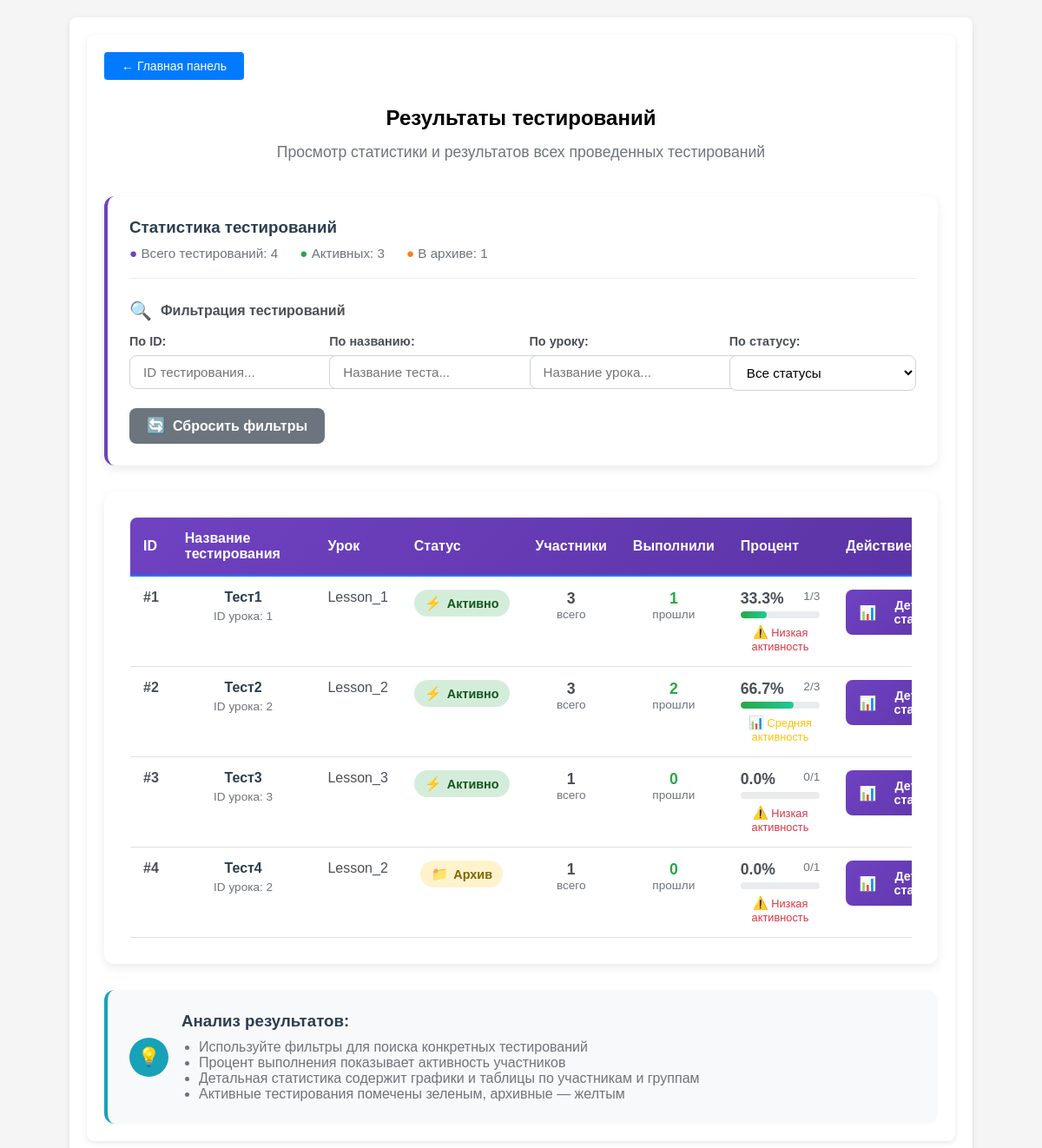
The app's page /dashboard/testing_management/result_list (signed in), older data.
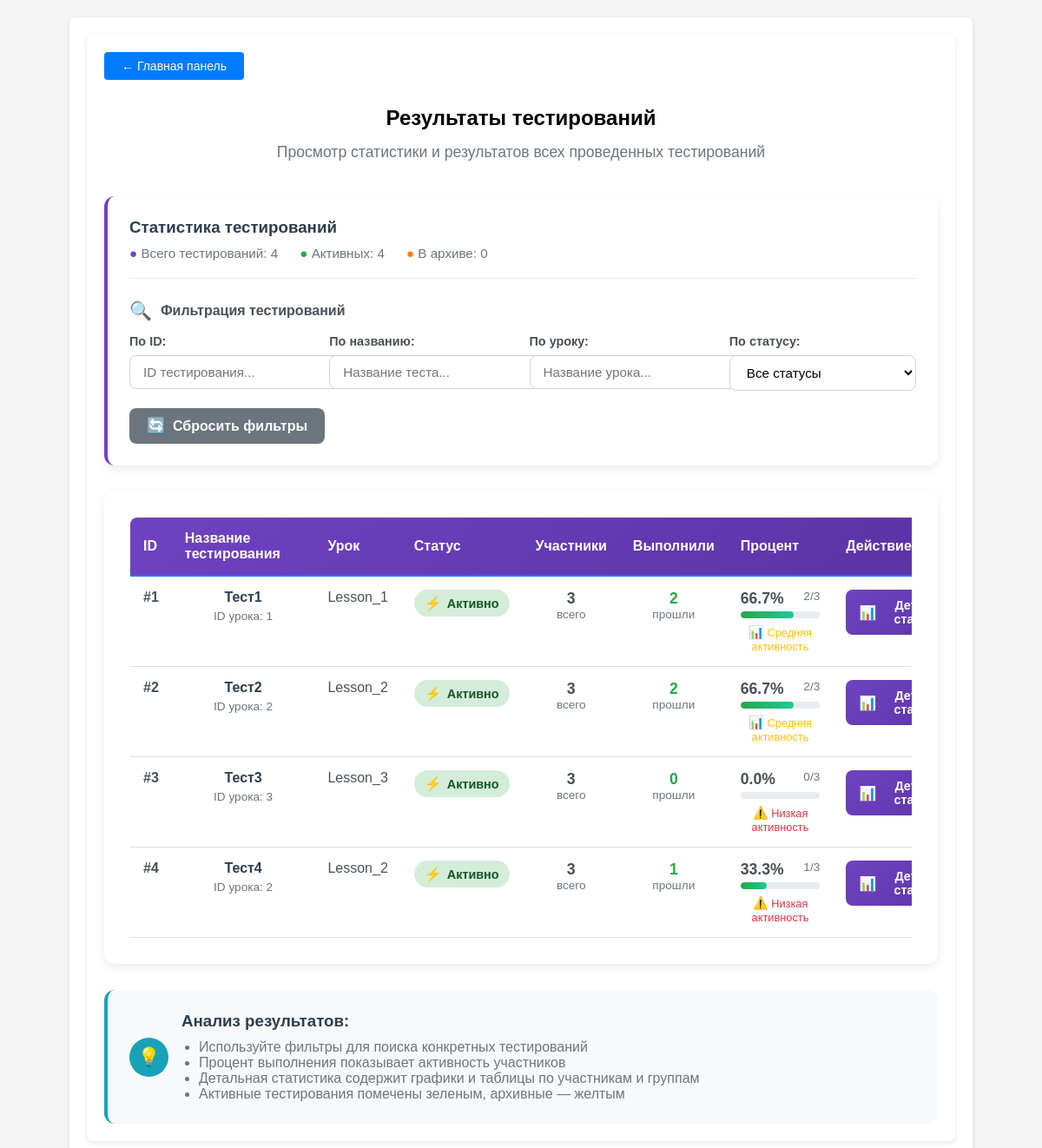
The same page, newer data.
### app.py (models this page shows, shortened)
class Testing(db.Model):
    __tablename__ = 'Testings'
    id = db.Column(db.Integer, primary_key=True)
    name = db.Column(db.String(64), unique=True, nullable=False)
    status = db.Column(db.Boolean, nullable=False)
    lesson_id = db.Column(db.Integer, nullable=False)
    group_id = db.Column(db.JSON, nullable=False)

### app.py (the view)
@app.route('/dashboard/testing_management/result_list')
def result_list():
    if not check_privileges():
        return redirect(url_for('ErAuth'))
    testings = Testing.query.order_by(Testing.id).all()
    lessons = Lesson.query.order_by(Lesson.id).all()
    groups = Group.query.order_by(Group.id).all()
    lessons_dict = {lesson.id: lesson for lesson in lessons}
    groups_dict = {group.id: group for group in groups}
    all_results = Result.query.all()
    test_completed_users = {}
    for result in all_results:
        test_id = result.testing_id
        user_id = result.user_id
        if test_id not in test_completed_users:
            test_completed_users[test_id] = set()
        test_completed_users[test_id].add(user_id)
    for test in testings:
        total_users = 0
        if test.group_id:
            all_users_id = set()
            group_ids = test.group_id
            for group_id in group_ids:
                group = groups_dict.get(group_id)
                if group and group.users:
                    user_ids = group.users
                    all_users_id.update(user_ids)
            total_users = len(all_users_id)
        completed_count = len(test_completed_users.get(test.id, set()))
        test.total_users = total_users
        test.completed_count = completed_count
    return render_template(mgn + 'result_list.html',
                           testings=testings,
                           lessons_dict=lessons_dict,
                           groups_dict=groups_dict)

### app.py (called while the page is built)
@login_manager.user_loader
def load_user(user_id):
    return User.query.get(int(user_id))

def check_privileges():
    curent_user = User.query.filter(
        User.username.ilike(
            session.get('curent_user')
        )
    ).first()
    print("DEBUD: curent user is",curent_user)
    print("DEBUG: curent user privileges -",curent_user.is_admin)
    if not curent_user or not curent_user.is_admin:
        return False
    else:
        return True

    def __repr__(self):
        return f'<User {self.username}>'

    @property
    def is_admin(self):
        return self.privileges

### templates/templateM/result_list.html (shortened to what the changed rows need)
{% extends 'base.html' %}
{% block content %}
<section class="hero-section">
    <div class="container">
        <div style="text-align: center; margin-bottom: 40px;">
            <h1 class="hero-title" style="margin-bottom: 15px;">Результаты тестирований</h1>
        </div>
        <div style="
            background: white;
            border-radius: 12px;
            padding: 25px;
            margin-bottom: 30px;
            box-shadow: 0 4px 12px rgba(0,0,0,0.08);
            border-left: 4px solid #6f42c1;
        ">
            <div style="
                display: flex;
                justify-content: space-between;
                align-items: center;
                margin-bottom: 25px;
                padding-bottom: 20px;
                border-bottom: 1px solid #e9ecef;
            ">
                <div>
                    <div style="display: flex; gap: 25px; color: #6c757d; font-size: 0.95rem;">
                        <div>
                            <span style="color: #6f42c1; font-weight: 600;">●</span>
                            Всего тестирований: {{ testings|length }}
                        </div>
                        <div>
                            <span style="color: #28a745; font-weight: 600;">●</span>
                            Активных: {{ testings|selectattr('status')|list|length }}
                        </div>
                        <div>
                            <span style="color: #fd7e14; font-weight: 600;">●</span>
                            В архиве: {{ testings|rejectattr('status')|list|length }}
                        </div>
                    </div>
                </div>
            </div>
        </div>
        <div style="
            background: white;
            border-radius: 12px;
            padding: 30px;
            box-shadow: 0 4px 12px rgba(0,0,0,0.08);
            overflow: hidden;
        ">
            <div style="overflow-x: auto;">
                <table style="
                    width: 100%;
                    border-collapse: collapse;
                    min-width: 1000px;
                ">
                    <thead>
                        <tr style="
                            background: linear-gradient(135deg, #6f42c1 0%, #5a32a3 100%);
                            color: white;
                        ">
                            <th style="padding: 15px; text-align: left; font-weight: 600; border-radius: 8px 0 0 0;">ID</th>
                            <th style="padding: 15px; text-align: left; font-weight: 600;">Название тестирования</th>
                            <th style="padding: 15px; text-align: left; font-weight: 600;">Урок</th>
                            <th style="padding: 15px; text-align: left; font-weight: 600;">Статус</th>
                            <th style="padding: 15px; text-align: left; font-weight: 600;">Участники</th>
                            <th style="padding: 15px; text-align: left; font-weight: 600;">Выполнили</th>
                            <th style="padding: 15px; text-align: left; font-weight: 600;">Процент</th>
                            <th style="padding: 15px; text-align: left; font-weight: 600; border-radius: 0 8px 0 0;">Действие</th>
                        </tr>
                    </thead>
                    <tbody id="testingTableBody">
                        {% for t in testings %}
                        <tr style="
                            border-bottom: 1px solid #e9ecef;
                            transition: all 0.3s ease;
                        "
                        class="testing_row"
                        onmouseover="this.style.backgroundColor='#f8f9fa';"
                        onmouseout="this.style.backgroundColor='';">
                            <td style="padding: 15px; font-weight: 600; color: #495057; vertical-align: top;">
                                #{{ t.id }}
                            </td>
                            <td style="padding: 15px; vertical-align: top;">
                                <div style="font-weight: 600; color: #2c3e50; margin-bottom: 5px;">
                                    {{ t.name }}
                                </div>
                                <div style="font-size: 0.85rem; color: #6c757d;">
                                    ID урока: {{ t.lesson_id }}
                                </div>
                            </td>
                            <td style="padding: 15px; vertical-align: top;">
                                {% set lesson = lessons_dict.get(t.lesson_id) %}
                                {% if lesson %}
                                    <div style="color: #495057; font-weight: 500;">{{ lesson.name }}</div>
                                {% else %}
                                    <div style="color: #6c757d; font-style: italic;">Урок не найден</div>
                                    <div style="font-size: 0.85rem; color: #999;">ID: {{ t.lesson_id }}</div>
                                {% endif %}
                            </td>
                            <td style="padding: 15px; vertical-align: top;">
                                {% if t.status == True %}
                                    <span style="
                                        display: inline-flex;
                                        align-items: center;
                                        padding: 6px 12px;
                                        border-radius: 20px;
                                        font-weight: 600;
                                        font-size: 0.9rem;
                                        background-color: #d4edda;
                                        color: #155724;
                                        gap: 6px;
                                    ">
                                        <span style="font-size: 1rem;">⚡</span> Активно
                                    </span>
                                {% else %}
                                    <span style="
                                        display: inline-flex;
                                        align-items: center;
                                        padding: 6px 12px;
                                        border-radius: 20px;
                                        font-weight: 600;
                                        font-size: 0.9rem;
                                        background-color: #fff3cd;
                                        color: #856404;
                                        gap: 6px;
                                    ">
                                        <span style="font-size: 1rem;">📁</span> Архив
                                    </span>
                                {% endif %}
                            </td>
                            <td style="padding: 15px; vertical-align: top; text-align: center;">
                                <div style="font-weight: 600; color: #495057; font-size: 1.1rem;">
                                    {{ t.total_users }}
                                </div>
                                <div style="font-size: 0.85rem; color: #6c757d;">
                                    всего
                                </div>
                            </td>
                            <td style="padding: 15px; vertical-align: top; text-align: center;">
                                <div style="font-weight: 600; color: #28a745; font-size: 1.1rem;">
                                    {{ t.completed_count }}
                                </div>
                                <div style="font-size: 0.85rem; color: #6c757d;">
                                    прошли
                                </div>
                            </td>
                            <td style="padding: 15px; vertical-align: top;">
                                {% if t.total_users > 0 %}
                                    {% set percent = (t.completed_count / t.total_users * 100)|round(1) %}
                                    <div style="margin-bottom: 8px;">
                                        <div style="display: flex; justify-content: space-between; margin-bottom: 4px;">
                                            <span style="font-weight: 600; color: #495057; font-size: 1.1rem;">
                                                {{ percent }}%
                                            </span>
                                            <span style="font-size: 0.85rem; color: #6c757d;">
                                                {{ t.completed_count }}/{{ t.total_users }}
                                            </span>
                                        </div>
                                        <div style="
                                            width: 100%;
                                            height: 8px;
                                            background-color: #e9ecef;
                                            border-radius: 4px;
                                            overflow: hidden;
                                        ">
                                            <div style="
                                                width: {{ percent }}%;
                                                height: 100%;
                                                background: linear-gradient(90deg, #28a745 0%, #20c997 100%);
                                                border-radius: 4px;
                                                transition: width 0.3s ease;
                                            "></div>
                                        </div>
                                    </div>
                                    {% if percent >= 80 %}
                                        <div style="font-size: 0.8rem; color: #28a745; font-weight: 500;">
                                            <span style="font-size: 0.9rem;">✅</span> Высокая активность
                                        </div>
                                    {% elif percent >= 50 %}
                                        <div style="font-size: 0.8rem; color: #ffc107; font-weight: 500;">
                                            <span style="font-size: 0.9rem;">📊</span> Средняя активность
                                        </div>
                                    {% else %}
                                        <div style="font-size: 0.8rem; color: #dc3545; font-weight: 500;">
                                            <span style="font-size: 0.9rem;">⚠️</span> Низкая активность
                                        </div>
                                    {% endif %}
                                {% else %}
                                    <div style="color: #6c757d; font-style: italic; text-align: center;">
                                        Нет участников
                                    </div>
                                {% endif %}
                            </td>
                            <td style="padding: 15px; vertical-align: top;">
                                <a
                                    href="{{ url_for('results_detailed', testing_id=t.id) }}"
                                    style="
                                        display: flex;
                                        align-items: center;
                                        justify-content: center;
                                        gap: 8px;
                                        padding: 10px 15px;
                                        background: linear-gradient(135deg, #6f42c1 0%, #5a32a3 100%);
                                        color: white;
                                        border: none;
                                        border-radius: 8px;
                                        text-decoration: none;
                                        font-weight: 600;
                                        font-size: 0.9rem;
                                        transition: all 0.3s ease;
                                        text-align: center;
                                    "
                                    onmouseover="this.style.transform='translateY(-2px)'; this.style.boxShadow='0 6px 15px rgba(111,66,193,0.3)';"
                                    onmouseout="this.style.transform='translateY(0)'; this.style.boxShadow='none';"
                                >
                                    <span style="font-size: 1rem;">📊</span>
                                    Детальная статистика
                                </a>
                            </td>
                        </tr>
                        {% endfor %}
                    </tbody>
                </table>
            </div>
        </div>
    </div>
</section>
{% endblock %}
{% set show_footer = False %}

Row changes from the older to the newer data that the page shows:
computed for Testing "Тест1": completed_count "1" → "2"; percent "33.3" → "66.7"; {{ percent }} 33.3 → 66.7 (drawn); text "⚠️ Низкая активность" → "📊 Средняя активность"
changed Testing "Тест3": total_users "1" → "3"
changed Testing "Тест4": total_users "1" → "3"; completed_count "0" → "1"; percent "0.0" → "33.3"; status "📁 Архив" → "⚡ Активно"
Text that changed along with them:
{{ testings|selectattr('status')|list|length }}: "3" → "4"
{{ testings|rejectattr('status')|list|length }}: "1" → "0"
